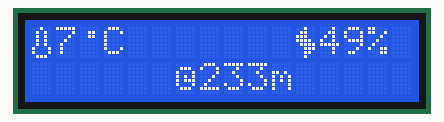
This sketch was run on a simulated Arduino Uno, built with avr-gcc and run on an emulated ATmega328P. On the bench: 16×2 character LCD. Random numbers use the default seed unless the sketch sets one.

Above: at 0.2 s.
At 30.2 s:
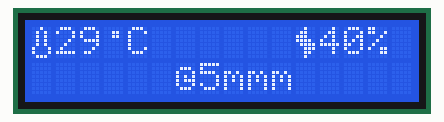
At 60.2 s:
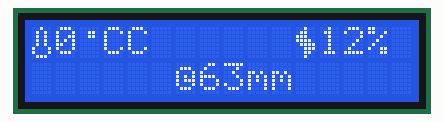
At 70.3 s:
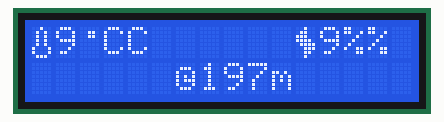
At 80.3 s:
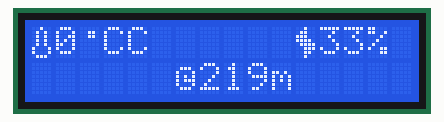
At 120.3 s:
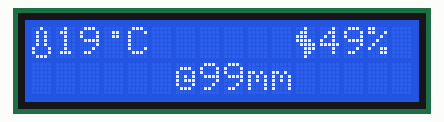

Measured:
- what the display in image 1 shows lasts 10.0 s, from 30.2 s to 40.2 s

The sketch:

Display_I2C_16x2.ino
```cpp
#include<Wire.h>
#include<LiquidCrystal_I2C.h>

#define max_rpm 40  // Maximum value of rpm

//LiquidCrystal_I2C lcd(0x27, 16, 2); //RPM_Speed_Display

LiquidCrystal_I2C lcd2(0x26, 16, 2); //Temp_Timer_Battery_Display

//------Bits-----

byte Btemp[8]={B00100,B01010,B01010,B01010,B01010,B10001,B10001,B01110};
byte Btimer[8]={B00000,B01110,B10001,B10101,B10111,B10001,B01110,B00000};
byte Bbattery[8]={B00100,B01100,B11100,B11110,B01111,B00111,B00110,B00100};
byte Bcelcium[8]={B00000,B00110,B00110,B00000,B00000,B00000,B00000,B00000};

void setup() {
  //lcd.init(); // Initializes the interface to the LCD screen
  //lcd.backlight();

  lcd2.init(); // Initializes the interface to the LCD screen
  lcd2.backlight();

  lcd2.createChar(1 , Btemp);         //TEMPERATURE
  lcd2.createChar(2 , Btimer);        //TIMER
  lcd2.createChar(3 , Bbattery);      //BATTERY
  lcd2.createChar(4 , Bcelcium);      //CelsiumUnit
}
void loop() {
  // ------------- Display Speed/RPM -----------
  // Speed
  //lcd.setCursor(0,0);
  //lcd.print(random(59));
  //lcd.print(" km/h");
  // Draws bargraph on the second line of the LCD
  //lcd.setCursor(0, 1);
  //int grafico = map(random(40),0,max_rpm,0,16);
  //for (int nL=0; nL < grafico; nL++)  lcd.print(char(255));
  //for (int nL=grafico; nL < 16; nL++) lcd.print(" ");
  //delay(500);

  // ------------- Display Temp/Battery/Tempo total -----------
  // First Line
  lcd2.setCursor(0,0);
  lcd2.write(1);
  lcd2.print(random(40));
  lcd2.write(4);
  lcd2.print("C");
  lcd2.setCursor(11,0);
  lcd2.write(3);
  lcd2.print(random(100));
  lcd2.print("%");
  // Second Line
  lcd2.setCursor(6, 1);
  lcd2.write(2);
  lcd2.print(random(240));
  lcd2.print("m");
  delay(10000);
}
```
